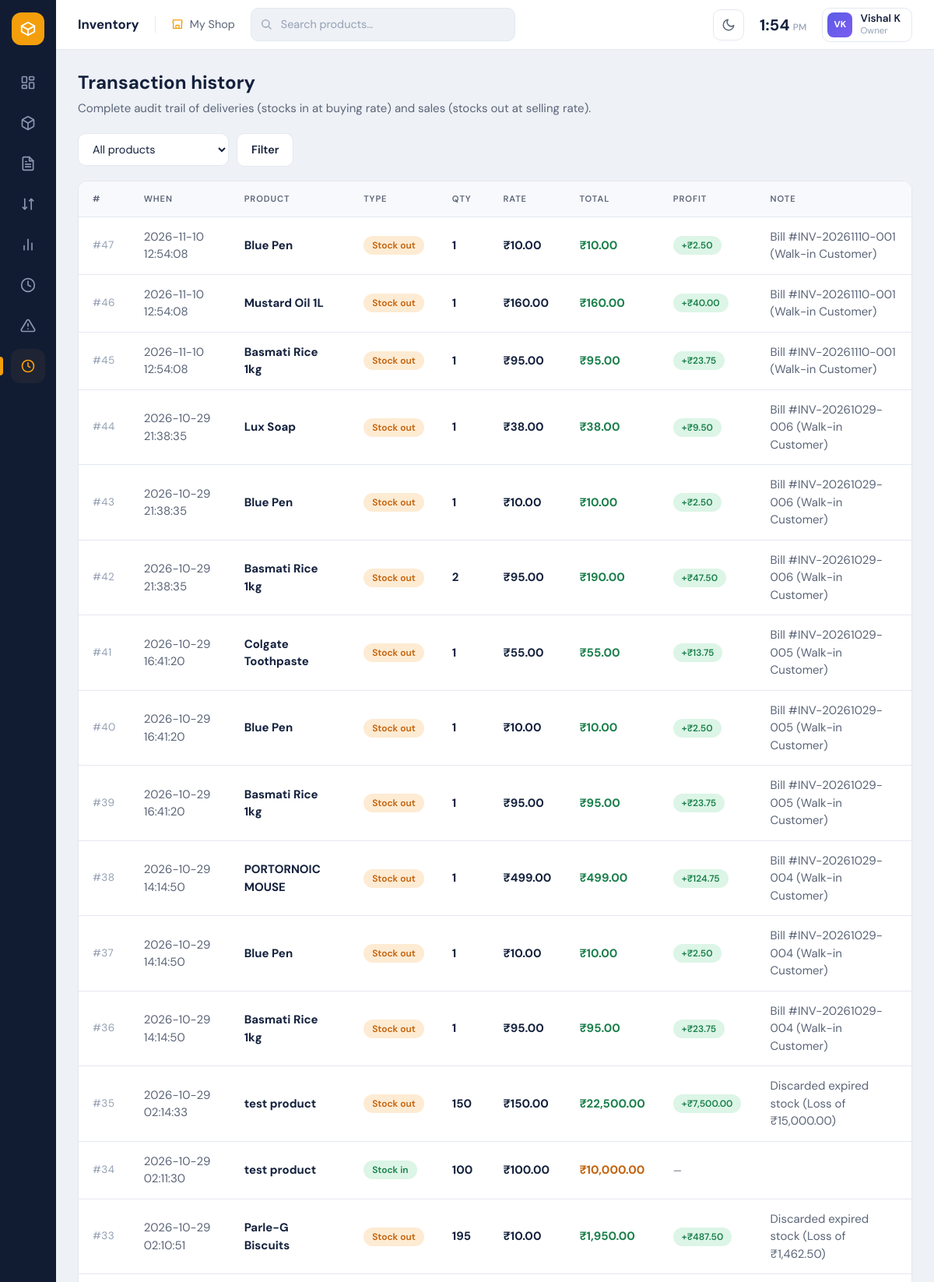
The app's page /history (upper part) with its own data.
### tables this page shows
CREATE TABLE transactions (
                    id         INTEGER PRIMARY KEY AUTOINCREMENT,
                    product_id INTEGER NOT NULL,
                    kind       TEXT    NOT NULL CHECK (kind IN ('IN', 'OUT')),
                    quantity   INTEGER NOT NULL,
                    note       TEXT,
                    created_at TEXT    NOT NULL, unit_price REAL NOT NULL DEFAULT 0, cost_price REAL NOT NULL DEFAULT 0, total_amount REAL NOT NULL DEFAULT 0, reason TEXT DEFAULT 'SALE', is_loss INTEGER DEFAULT 0,
                    FOREIGN KEY (product_id) REFERENCES products(id)
                        ON DELETE CASCADE
                );

CREATE TABLE products (
                    id            INTEGER PRIMARY KEY AUTOINCREMENT,
                    name          TEXT    NOT NULL UNIQUE,
                    category      TEXT    NOT NULL DEFAULT 'General',
                    price         REAL    NOT NULL DEFAULT 0,
                    quantity      INTEGER NOT NULL DEFAULT 0,
                    reorder_level INTEGER NOT NULL DEFAULT 5,
                    created_at    TEXT    NOT NULL
                , cost_price REAL NOT NULL DEFAULT 0, expiry_date TEXT DEFAULT '');

### app.py (the view)
@app.route("/history")
def history():
    product_id = request.args.get("product_id", type=int)
    return render_template(
        "history.html",
        transactions=manager.list_transactions(product_id=product_id),
        products=manager.list_products(),
        selected=product_id,
    )

### inventory.py (called while the page is built)
    def _connect(self):
        conn = sqlite3.connect(self.db_path)
        conn.row_factory = sqlite3.Row          # rows behave like dictionaries
        conn.execute("PRAGMA foreign_keys = ON")
        return conn

    def list_products(self, search="", category=""):
        query = "SELECT * FROM products WHERE 1=1"
        params = []
        if search:
            query += " AND name LIKE ?"
            params.append(f"%{search.strip()}%")
        if category:
            query += " AND category = ?"
            params.append(category)
        query += " ORDER BY name COLLATE NOCASE"
        conn = self._connect()
        try:
            rows = conn.execute(query, params).fetchall()
        finally:
            conn.close()
        return [dict(r) for r in rows]

### templates/history.html (shortened to what this page needs)
{% extends "base.html" %}
{% from "macros.html" import kind_badge %}
{% block content %}
<h1>Transaction history</h1>
<p class="subtitle">Complete audit trail of deliveries (stocks in at buying rate) and sales (stocks out at selling rate).</p>
<form class="toolbar" method="get">
  <select name="product_id" onchange="this.form.submit()">
    <option value="">All products</option>
  </select>
  <button class="btn ghost" type="submit">Filter</button>
</form>
<section class="panel flush">
  {% if transactions %}
  <div class="table-wrap">
  <table>
    <thead><tr><th>#</th><th>When</th><th>Product</th><th>Type</th><th>Qty</th><th>Rate</th><th>Total</th><th>Profit</th><th>Note</th></tr></thead>
    <tbody>
    {% for t in transactions %}
    <tr>
      <td class="sku">#{{ t.id }}</td>
      <td class="muted">{{ t.created_at }}</td>
      <td><strong>{{ t.product_name }}</strong></td>
      <td>{{ kind_badge(t) }}</td>
      <td class="num">{{ t.quantity }}</td>
      <td class="num">₹{{ "%.2f"|format(t.unit_price or 0) }}</td>
      <td class="num" style="color:{{ 'var(--green)' if t.kind == 'OUT' else 'var(--orange)' }}">₹{{ "{:,.2f}".format(t.total_amount or 0) }}</td>
      <td>
        {% if t.kind == 'OUT' %}
          <span class="badge {{ 'ok' if t.profit >= 0 else 'danger' }}">
            {{ '+' if t.profit > 0 }}₹{{ "{:,.2f}".format(t.profit) }}
          </span>
        {% else %}
          <span class="muted" style="font-size:0.8rem;">—</span>
        {% endif %}
      </td>
      <td class="muted">{{ t.note }}</td>
    </tr>
    {% endfor %}
    </tbody>
  </table>
  </div>
  {% else %}
    <div class="empty">No transactions found.</div>
  {% endif %}
</section>
{% endblock %}

### templates/macros.html (shortened to what this page needs)
{% macro kind_badge(t) -%}
  <span class="badge {{ 'ok' if t.kind == 'IN' else 'warn' }}">{{ 'Stock in' if t.kind == 'IN' else 'Stock out' }}</span>
{%- endmacro %}

### static/style.css (style rules this page uses)
:root { --sidebar: #111c33; --sidebar-hover: #1c2a47; --bg: #eef1f6; --surface: #ffffff; --border: #e4e8f0; --surface-2: #f8f9fc; --hover: #f4f6fa; --track: #e9edf5; --code-bg: #f4f6fa; --nav-active: #1e2433; --ink: #14213d; --ink-soft: #5b6578; --ink-faint: #94a0b4; --accent: #f59e0b; --accent-dark: #d98506; --green: #1a7f4b; --green-bg: #dcf5e6; --orange: #c2610a; --orange-bg: #fdebd3; --red: #c0262d; --red-bg: #fde3e3; --blue: #1f4fd8; --t-yellow: #fdf0c8; --t-pink: #fbdcec; --t-green: #d6f5e3; --t-blue: #dde6fb; --t-red: #fbdcdc; --t-grey: #e8ecf3; color-scheme: light; --radius: 12px; --shadow: 0 1px 2px rgba(20, 33, 61, .04); }
* { box-sizing: border-box; }
body { margin: 0; font-family: "DM Sans", "Segoe UI", system-ui, -apple-system, sans-serif; background: var(--bg); color: var(--ink); font-size: 15px; line-height: 1.5; }
h1 { margin: 0 0 4px; font-size: 1.5rem; }
.subtitle { color: var(--ink-soft); margin: 0 0 20px; }
.muted { color: var(--ink-soft); }
.panel { background: var(--surface); border: 1px solid var(--border); border-radius: var(--radius); box-shadow: var(--shadow); padding: 20px; margin-bottom: 20px; }
.panel.flush { padding: 0; overflow: hidden; }
.table-wrap { overflow-x: auto; }
table { width: 100%; border-collapse: collapse; }
thead th { text-align: left; font-size: .7rem; font-weight: 600; letter-spacing: .08em; text-transform: uppercase; color: var(--ink-soft); padding: 14px 18px; background: var(--surface-2); border-bottom: 1px solid var(--border); white-space: nowrap; }
tbody td { padding: 14px 18px; border-bottom: 1px solid var(--border); vertical-align: middle; }
.num { font-weight: 700; }
.sku { color: var(--ink-faint); font-size: .85rem; letter-spacing: .03em; }
.badge { display: inline-block; padding: 3px 11px; border-radius: 999px; font-size: .75rem; font-weight: 600; white-space: nowrap; }
.badge.ok { background: var(--green-bg); color: var(--green); }
.badge.warn { background: var(--orange-bg); color: var(--orange); }
.btn { display: inline-flex; align-items: center; gap: 6px; background: var(--accent); color: #fff; border: 0; border-radius: 10px; padding: 10px 18px; font: inherit; font-weight: 600; font-size: .9rem; cursor: pointer; }
.btn.ghost { background: var(--surface); color: var(--ink); border: 1px solid var(--border); }
input[type=text], input[type=number], input[type=search], select, input[type=file] { font: inherit; font-size: .9rem; color: var(--ink); background: var(--surface); border: 1px solid var(--border); border-radius: 10px; padding: 10px 14px; }
.toolbar { display: flex; flex-wrap: wrap; gap: 10px; align-items: center; margin-bottom: 18px; }
body, .topbar, .panel, .stat, .user-chip, .btn, input, select, thead th, tbody td { transition: background-color .2s, color .2s, border-color .2s; }

### records on screen
transactions: id "47", created_at "2026-11-10 12:54:08", product_name "Blue Pen", kind "Stock out", quantity "1", unit_price "10.00", total_amount "10.00", profit "+", profit "2.50", note "Bill #INV-20261110-001 (Walk-in Customer)"
transactions: id "46", created_at "2026-11-10 12:54:08", product_name "Mustard Oil 1L", kind "Stock out", quantity "1", unit_price "160.00", total_amount "160.00", profit "+", profit "40.00", note "Bill #INV-20261110-001 (Walk-in Customer)"
transactions: id "45", created_at "2026-11-10 12:54:08", product_name "Basmati Rice 1kg", kind "Stock out", quantity "1", unit_price "95.00", total_amount "95.00", profit "+", profit "23.75", note "Bill #INV-20261110-001 (Walk-in Customer)"
transactions: id "44", created_at "2026-10-29 21:38:35", product_name "Lux Soap", kind "Stock out", quantity "1", unit_price "38.00", total_amount "38.00", profit "+", profit "9.50", note "Bill #INV-20261029-006 (Walk-in Customer)"
transactions: id "43", created_at "2026-10-29 21:38:35", product_name "Blue Pen", kind "Stock out", quantity "1", unit_price "10.00", total_amount "10.00", profit "+", profit "2.50", note "Bill #INV-20261029-006 (Walk-in Customer)"
transactions: id "42", created_at "2026-10-29 21:38:35", product_name "Basmati Rice 1kg", kind "Stock out", quantity "2", unit_price "95.00", total_amount "190.00", profit "+", profit "47.50", note "Bill #INV-20261029-006 (Walk-in Customer)"
transactions: id "41", created_at "2026-10-29 16:41:20", product_name "Colgate Toothpaste", kind "Stock out", quantity "1", unit_price "55.00", total_amount "55.00", profit "+", profit "13.75", note "Bill #INV-20261029-005 (Walk-in Customer)"
transactions: id "40", created_at "2026-10-29 16:41:20", product_name "Blue Pen", kind "Stock out", quantity "1", unit_price "10.00", total_amount "10.00", profit "+", profit "2.50", note "Bill #INV-20261029-005 (Walk-in Customer)"
transactions: id "39", created_at "2026-10-29 16:41:20", product_name "Basmati Rice 1kg", kind "Stock out", quantity "1", unit_price "95.00", total_amount "95.00", profit "+", profit "23.75", note "Bill #INV-20261029-005 (Walk-in Customer)"
transactions: id "38", created_at "2026-10-29 14:14:50", product_name "PORTORNOIC MOUSE", kind "Stock out", quantity "1", unit_price "499.00", total_amount "499.00", profit "+", profit "124.75", note "Bill #INV-20261029-004 (Walk-in Customer)"
transactions: id "37", created_at "2026-10-29 14:14:50", product_name "Blue Pen", kind "Stock out", quantity "1", unit_price "10.00", total_amount "10.00", profit "+", profit "2.50", note "Bill #INV-20261029-004 (Walk-in Customer)"
transactions: id "36", created_at "2026-10-29 14:14:50", product_name "Basmati Rice 1kg", kind "Stock out", quantity "1", unit_price "95.00", total_amount "95.00", profit "+", profit "23.75", note "Bill #INV-20261029-004 (Walk-in Customer)"
transactions: id "35", created_at "2026-10-29 02:14:33", product_name "test product", kind "Stock out", quantity "150", unit_price "150.00", total_amount "22,500.00", profit "+", profit "7,500.00", note "Discarded expired stock (Loss of ₹15,000.00)"
transactions: id "34", created_at "2026-10-29 02:11:30", product_name "test product", kind "Stock in", quantity "100", unit_price "100.00", total_amount "10,000.00"
transactions: id "33", created_at "2026-10-29 02:10:51", product_name "Parle-G Biscuits", kind "Stock out", quantity "195", unit_price "10.00", total_amount "1,950.00", profit "+", profit "487.50", note "Discarded expired stock (Loss of ₹1,462.50)"

### other values on screen
{{ SHOP_NAME }} "My Shop"
{{ USER_NAME[:1]|upper }} "V"
{{ USER_NAME }} "Vishal K"
{{ USER_ROLE }} "Owner"
